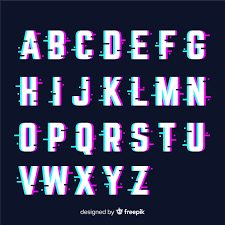
#> input picture A-TEMEL ÇALIŞMA/18_morfolojik/yazi.jpg, 225 x 225 px
$ python morfolojik2.py
#> lines starting #> are read from the running program, lines starting #| are printed output that depends on the picture
from os import close
import cv2
import numpy as np

image=cv2.imread("yazi.jpg")
#> image is the input picture: shape (225, 225, 3); mean B, G, R 88.5, 62.1, 58
#gürültü giderme diration genişletme
kernel=np.ones((5,5),np.uint8)

erosion=cv2.erode(image,kernel,iterations=1)
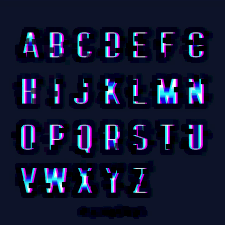
#> erosion: shape (225, 225, 3); mean B, G, R 51.6, 24, 19.4
dilation=cv2.dilate(erosion,kernel,iterations=1)
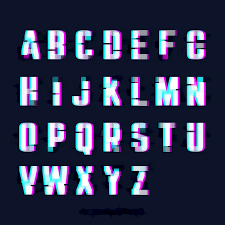
#> dilation: shape (225, 225, 3); mean B, G, R 81.6, 55.3, 49.3

opening=cv2.morphologyEx(image,cv2.MORPH_OPEN,kernel)#erosion + dilation işlemini yapıyor
closing=cv2.morphologyEx(image,cv2.MORPH_CLOSE,kernel)#dilation + erosion işlemini yapıyor
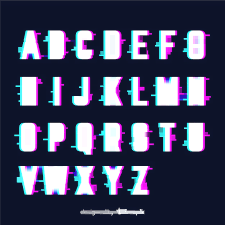
#> closing: shape (225, 225, 3); mean B, G, R 95.2, 69.6, 66.3

gradyan=cv2.morphologyEx(image,cv2.MORPH_GRADIENT,kernel)#dilation - erosion işlemini yapıyor
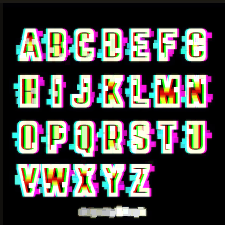
#> gradyan: shape (225, 225, 3); mean B, G, R 72.1, 75.5, 77.5


tophat=cv2.morphologyEx(image,cv2.MORPH_TOPHAT,kernel)#image-opening=image-erosion - dilation yani sadece gürültü kısmını veriyoru
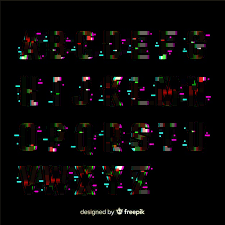
#> tophat: shape (225, 225, 3); mean B, G, R 6.9, 6.8, 8.7

blachat=cv2.morphologyEx(image,cv2.MORPH_BLACKHAT,kernel)#İMAGE-CLOSİNG
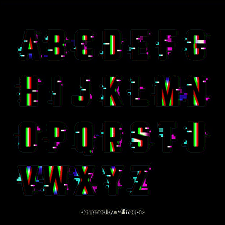
#> blachat: shape (225, 225, 3); mean B, G, R 6.7, 7.5, 8.4

cv2.imshow("dilation",dilation)
cv2.imshow("orjinal resim",image)
cv2.imshow("opening",opening)
cv2.imshow("closing",closing)
cv2.imshow("Gradyan",gradyan)
cv2.imshow("tophat",tophat)
cv2.imshow("blacha",blachat)

cv2.waitKey(0)
cv2.destroyAllWindows()

#SONUÇ OLARAK BENİM RESMİM ÇOK FAZLA GÜRÜLTÜLÜ OLDUĞU İİN ÇOK SAĞLIKLI SONUÇ ALAMADIM AMA GÜZEL RESİMLERDE GÜZEL SONUÇLKAR ALINIR.
